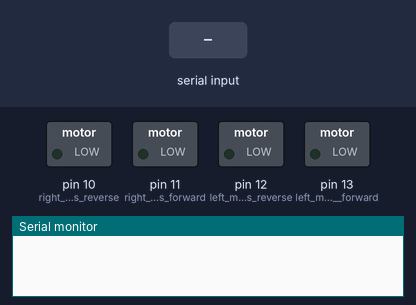
This sketch was run on a simulated Arduino Uno, built with avr-gcc and run on an emulated ATmega328P. Shown: switched loads named in the sketch (green lamp = pin HIGH), the last lines printed to the serial monitor. The inputs (shaded band) are chosen by the test bench.

Above: at 1.2 s.
1.3 s: "F" received over Serial
At 2.5 s:
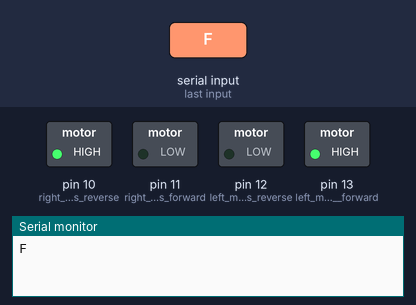
2.9 s: "B" received over Serial
At 3.7 s:
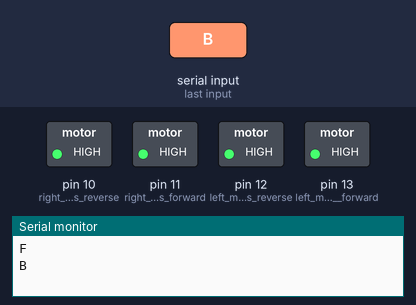
Timing chart, 0 to 5.9 s (numbered marks = the images above; inputs shaded):
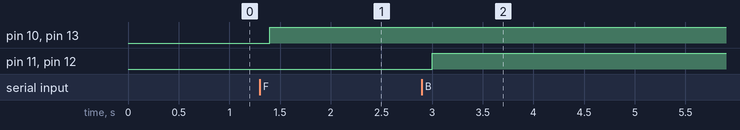

The sketch:

rccarcode.ino
```cpp
void setup() {
pinMode(13,OUTPUT);   //left motors   forward
pinMode(12,OUTPUT);   //left motors reverse
pinMode(11,OUTPUT);   //right   motors forward
pinMode(10,OUTPUT);   //right motors reverse
Serial.begin(9600);
}

char i;

void loop() {
if(Serial.available()){
  i = Serial.read();
  Serial.println(i);
}

if(i == 'F'){            //move   forward(all motors rotate in forward direction)
  digitalWrite(13,HIGH);
  digitalWrite(10,HIGH);
}

else if(i == 'B'){      //move reverse (all   motors rotate in reverse direction)
  digitalWrite(12,HIGH);
  digitalWrite(11,HIGH);
}

else if(i == 'L'){      //turn right (left side motors rotate in forward direction,   right side motors doesn't rotate)
  digitalWrite(10,HIGH);
}

else if(i == 'R'){      //turn left (right side motors rotate in forward direction, left  side motors doesn't rotate)
  digitalWrite(13,HIGH);
}

else if(i == 'S'){
  digitalWrite(13,LOW);
  digitalWrite(12,LOW);
  digitalWrite(11,LOW);
  digitalWrite(10,LOW);
}
delay(100);
}
```

Measured:
- after the input at 1.3 s, pin 10 (right_motors_reverse), pin 13 (left_motors___forward): LOW → HIGH after 0.10 s
- after the input at 2.9 s, pin 11 (right___motors_forward), pin 12 (left_motors_reverse): LOW → HIGH after 0.10 s
